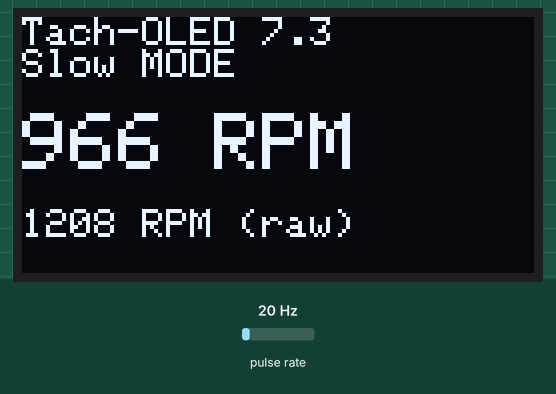
This sketch was run on a simulated Arduino Uno, built with avr-gcc and run on an emulated ATmega328P. Shown: 128×64 one-colour display. Wiring (inferred from the names in the program): pulse sensor: data pin 2. The inputs (shaded band) are chosen by the test bench; at power-on: pulse rate 20 Hz. What the sketch prints to the serial monitor is not drawn.

Above: at 1.2 s.
1.3 s: pulse rate (sensor on pin 2) set to 4 Hz
At 1.48 s:
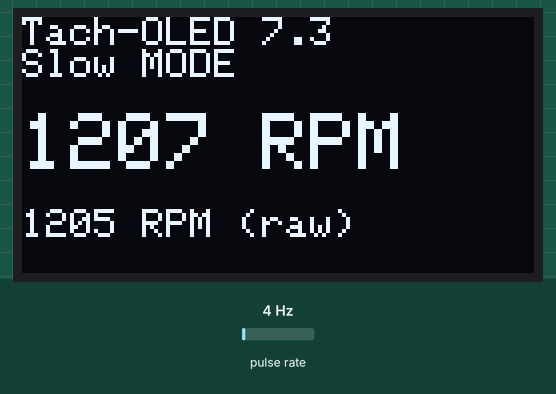
2.9 s: pulse rate (sensor on pin 2) set to 50 Hz
At 4.52 s:
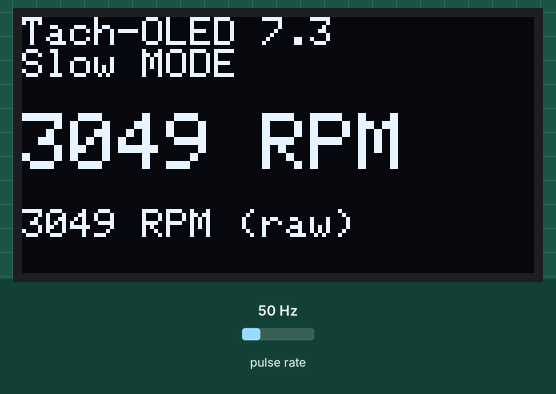
4.6 s: pulse rate (sensor on pin 2) set to 100 Hz
At 7.0 s:
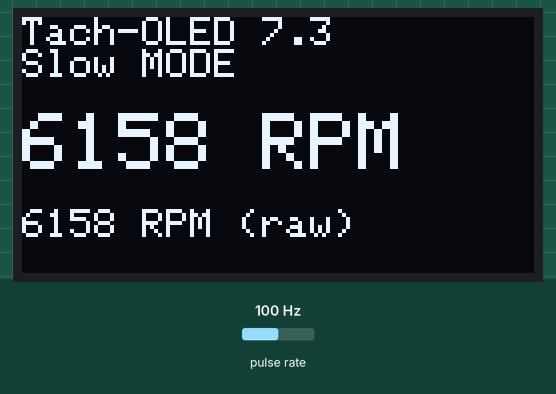
Timing chart, 0 to 8.5 s (numbered marks = the images above; inputs shaded):
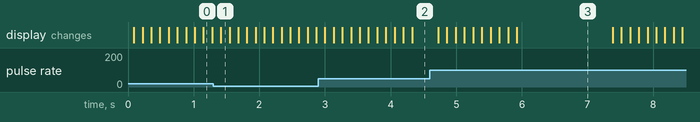

Measured:
- after the input at 1.3 s, the display: changes after 0.11 s (image 1)
- after the input at 2.9 s, the display: first differs from a run without the input after 0.23 s (image 2 shows a later state)

The sketch:

Tach-IR-PW-007D.ino
```cpp
/*********
  12/09/2021: PDS - Configure Tachometer by picking items from DIY Tach script
  12/30/2021: PDS - Updated to use Sensor as a select switch.  Hold finger over sensor while powering on triggers a debug menu.
                  - Also, turn off Serial unless a menu (above) has been triggered.
  12/01/2022: PDS - Version 7C.  Uses pulse width.  Can handle very slow pulses as well as fast.
                  - Added setTextColor(WHITE,BLACK) instead if just WHITE
                  - Added a "erase a rectangle" to clear old messages below readings
                  - *DONE* TODO: Verify that the tach is calculating correctly (x/factor?)
                  - Add an averaging function to smooth out the RPM jumping around.
                     ( https://www.aranacorp.com/en/implementation-of-the-moving-average-in-arduino/ )
                    Added a *RAW* debug line below the smooth RPM text
                  - It is a wrap.
*********/

#include <SPI.h>
#include <Wire.h>
#include <Adafruit_GFX.h>
#include <Adafruit_SSD1306.h>

#define SCREEN_WIDTH 128 // OLED display width, in pixels
#define SCREEN_HEIGHT 64 // OLED display height, in pixels
#define SENSORPIN 2 // Sensor IO Pin

// Declaration for an SSD1306 display connected to I2C (SDA, SCL pins)
#define OLED_RESET     -1 // Reset pin # (or -1 if sharing Arduino reset pin)
Adafruit_SSD1306 display(SCREEN_WIDTH, SCREEN_HEIGHT, &Wire, OLED_RESET);

// Define Variables
char strCodeName[] = "Tach-OLED";
char strCodeVersion[] = "7.3";
unsigned long rpmtime;
float rpmfloat;
unsigned int rpm;
bool tooslow = 1;
int valSensorPin;

  // Running Average
  const int numReadings  = 10;
  int readings [numReadings];
  int readIndex  = 0;
  long total  = 0;

void setup() {
  // Sensor Pin Enable
  pinMode(SENSORPIN, INPUT);

  // Check to see if the sensor is being "pressed" for debug mode:
  valSensorPin = digitalRead(SENSORPIN);   // read the input pin

  Serial.begin(115200);
  while (!Serial) {
    ; // wait for serial port to connect. Needed for native USB
  }
  // Serial Print Program Name and Version
  Serial.print(strCodeName);
  Serial.print(" ");
  Serial.println(strCodeVersion);
  if ( valSensorPin == 1) {
    Serial.println("SenserPin HIGH ...");
  }

  // Set up Interupt Timers
  TCCR1A = 0; //Initialize Timer "A"
  TCCR1B = 0; //Initialize Timer "B"
  TCCR1B |= (1 << CS12); //Prescaler 256
  TIMSK1 |= (1 << TOIE1); //enable timer overflow

  // SSD1306_SWITCHCAPVCC = generate display voltage from 3.3V internally
  if(!display.begin(SSD1306_SWITCHCAPVCC, 0x3C)) {
    Serial.println(F("SSD1306 allocation failed"));
  }

  // Setup Display
  display.clearDisplay();
  display.setTextSize(1);
  display.setTextColor(WHITE,BLACK);
  display.setCursor(0, 0); // X*Y Graphical location (128x64)
  display.print(strCodeName);
  display.print(" ");
  display.println(strCodeVersion);
  if ( valSensorPin == 0) {
    display.println("DEBUG MODE");
  } else {
    display.println("Slow MODE");
  }
  display.display();

  display.setTextSize(2);
  display.setCursor(0, 24); // Gra
  display.println(TCNT1);
  display.display();
  attachInterrupt(0, RPM, FALLING);
}

void loop() {
  // put your main code here, to run repeatedly:
  delay(100);
  if (tooslow == 1) {
    //display.clearDisplay();
    display.setTextSize(2);
    display.setTextColor(WHITE,BLACK);
    display.setCursor(0, 24);
    valSensorPin = digitalRead(SENSORPIN);   // read the input pin
    if (valSensorPin) {
      //display.drawRect(0, 40, display.width(), display.height()-40, WHITE);
      display.fillRect(0, 40, display.width(), display.height()-40, BLACK);
      display.println("No Pulses");
      display.setTextSize(1);
      display.println("Move closer to a");
      display.println("spinny thingy");
      display.println("until LED is blinking");
      display.setTextSize(2);
    } else {
      display.println("Too close");
      display.fillRect(0, 40, display.width(), display.height()-40, BLACK);
      display.setTextSize(1);
      //display.setTextColor(WHITE,BLACK);
      display.setCursor(0,40);
      display.print("Move Back");
      //display.setTextSize(2);
    }
    display.display();
  } else {
    rpmfloat = 120 / (rpmtime/ 31250.00);
    //rpmfloat = 120 / (rpmtime/ 15000.00);
    rpm = round(rpmfloat);
    display.setTextSize(1);
    display.setTextColor(WHITE,BLACK);
    display.fillRect(0, 40, display.width(), display.height()-16, BLACK);
    display.setCursor(0, 48);
    display.print(rpm);
    display.println(" RPM (raw)");
    rpm = smooth(rpm);
    //display.clearDisplay();
    display.setTextSize(2);
    display.setTextColor(WHITE,BLACK);
    display.fillRect(10, 24, display.width()-10, 16, BLACK);
    display.setCursor(0, 24);
    display.print(rpm);
    display.println(" RPM");
    display.display();
  }
}

// Interrupt Service Routine
ISR(TIMER1_OVF_vect) {
  tooslow = 1;
}

// Interrupt Timer
void RPM() {
  rpmtime = TCNT1;
    //if ( valSensorPin == 1) {
      Serial.print("Pulse Width=");
      Serial.println(rpmtime);
    //}
  TCNT1 = 0;
  tooslow = 0;
}

unsigned int smooth(unsigned int newrpm ) { /* function smooth */
  ////Perform average on sensor readings
  unsigned int average;
  // subtract the last reading:
  total = total - readings[readIndex];
  // read the sensor:
  readings[readIndex] = newrpm;
  // add value to total:
  total = total + readings[readIndex];
  // handle index
  readIndex = readIndex + 1;
  if (readIndex >= numReadings) {
    readIndex = 0;
  }
  // calculate the average:
  average = total / numReadings;

  return average;
}
```
